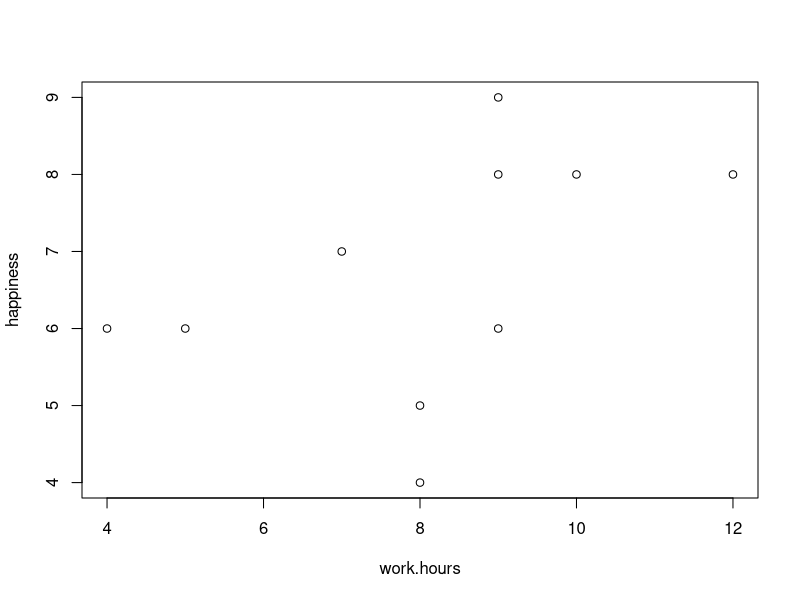
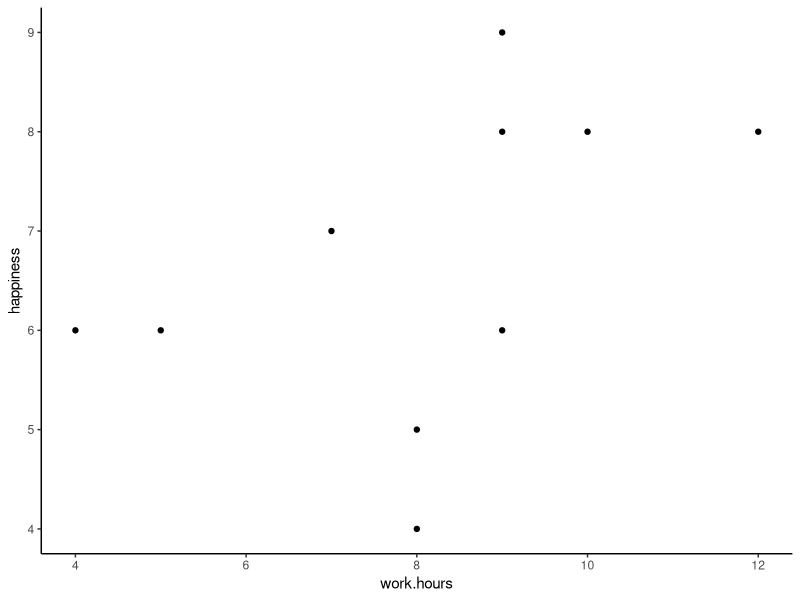

Write R code to recreate these figures, in order. (Note: this script raises an error after producing the figures.)
library(tidyverse)
datos<-read_csv("github_data.csv") 
#dataset: indice de horas trabajadas con felicidad
glimpse(datos)
#Pasos para sincronizar con git
#1 Guarda cambios como siempre (icono disco)
#2. Click en git en git ->commit. 
#3. Selecciona los archivos a sincronizar:
#commit : copia local
#push: sincronizo con la nube

plot (happiness ~work.hours, data=datos)

ggplot(datos)+
  geom_point(aes(work.hours, happiness))+theme_classic()

plot()


datos <- read.table(file = "minificed_curso.txt",header = TRUE)
head(datos)
